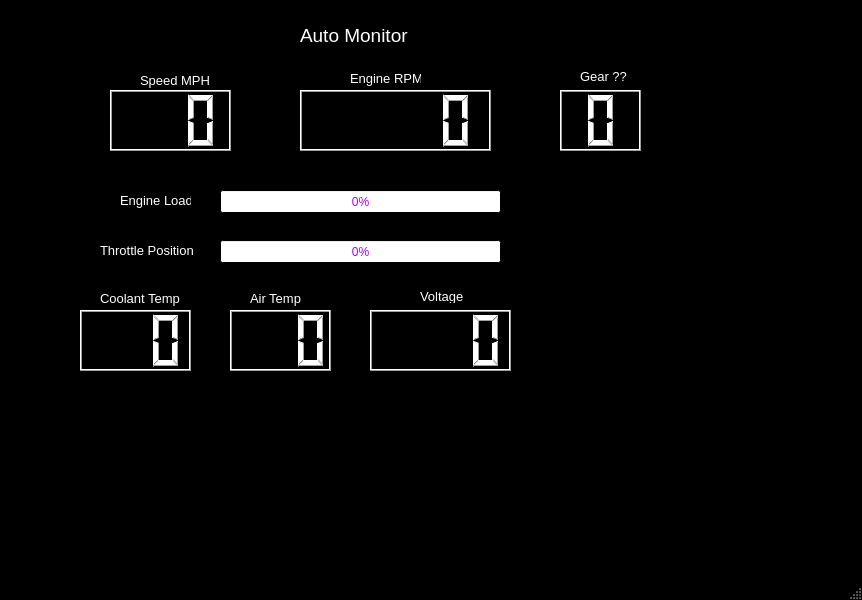
<?xml version="1.0" encoding="UTF-8"?>
<ui version="4.0">
 <class>MainWindow</class>
 <widget class="QMainWindow" name="MainWindow">
  <property name="geometry">
   <rect>
    <x>0</x>
    <y>0</y>
    <width>862</width>
    <height>600</height>
   </rect>
  </property>
  <property name="palette">
   <palette>
    <active>
     <colorrole role="Text">
      <brush brushstyle="SolidPattern">
       <color alpha="255">
        <red>170</red>
        <green>0</green>
        <blue>255</blue>
       </color>
      </brush>
     </colorrole>
     <colorrole role="ButtonText">
      <brush brushstyle="SolidPattern">
       <color alpha="255">
        <red>0</red>
        <green>170</green>
        <blue>255</blue>
       </color>
      </brush>
     </colorrole>
     <colorrole role="Base">
      <brush brushstyle="SolidPattern">
       <color alpha="255">
        <red>255</red>
        <green>255</green>
        <blue>255</blue>
       </color>
      </brush>
     </colorrole>
     <colorrole role="Window">
      <brush brushstyle="SolidPattern">
       <color alpha="255">
        <red>0</red>
        <green>0</green>
        <blue>0</blue>
       </color>
      </brush>
     </colorrole>
     <colorrole role="AlternateBase">
      <brush brushstyle="SolidPattern">
       <color alpha="255">
        <red>170</red>
        <green>170</green>
        <blue>255</blue>
       </color>
      </brush>
     </colorrole>
     <colorrole role="PlaceholderText">
      <brush brushstyle="SolidPattern">
       <color alpha="128">
        <red>170</red>
        <green>0</green>
        <blue>255</blue>
       </color>
      </brush>
     </colorrole>
    </active>
    <inactive>
     <colorrole role="Text">
      <brush brushstyle="SolidPattern">
       <color alpha="255">
        <red>170</red>
        <green>0</green>
        <blue>255</blue>
       </color>
      </brush>
     </colorrole>
     <colorrole role="ButtonText">
      <brush brushstyle="SolidPattern">
       <color alpha="255">
        <red>0</red>
        <green>170</green>
        <blue>255</blue>
       </color>
      </brush>
     </colorrole>
     <colorrole role="Base">
      <brush brushstyle="SolidPattern">
       <color alpha="255">
        <red>255</red>
        <green>255</green>
        <blue>255</blue>
       </color>
      </brush>
     </colorrole>
     <colorrole role="Window">
      <brush brushstyle="SolidPattern">
       <color alpha="255">
        <red>0</red>
        <green>0</green>
        <blue>0</blue>
       </color>
      </brush>
     </colorrole>
     <colorrole role="AlternateBase">
      <brush brushstyle="SolidPattern">
       <color alpha="255">
        <red>170</red>
        <green>170</green>
        <blue>255</blue>
       </color>
      </brush>
     </colorrole>
     <colorrole role="PlaceholderText">
      <brush brushstyle="SolidPattern">
       <color alpha="128">
        <red>170</red>
        <green>0</green>
        <blue>255</blue>
       </color>
      </brush>
     </colorrole>
    </inactive>
    <disabled>
     <colorrole role="Text">
      <brush brushstyle="SolidPattern">
       <color alpha="255">
        <red>106</red>
        <green>104</green>
        <blue>100</blue>
       </color>
      </brush>
     </colorrole>
     <colorrole role="ButtonText">
      <brush brushstyle="SolidPattern">
       <color alpha="255">
        <red>106</red>
        <green>104</green>
        <blue>100</blue>
       </color>
      </brush>
     </colorrole>
     <colorrole role="Base">
      <brush brushstyle="SolidPattern">
       <color alpha="255">
        <red>0</red>
        <green>0</green>
        <blue>0</blue>
       </color>
      </brush>
     </colorrole>
     <colorrole role="Window">
      <brush brushstyle="SolidPattern">
       <color alpha="255">
        <red>0</red>
        <green>0</green>
        <blue>0</blue>
       </color>
      </brush>
     </colorrole>
     <colorrole role="AlternateBase">
      <brush brushstyle="SolidPattern">
       <color alpha="255">
        <red>170</red>
        <green>170</green>
        <blue>255</blue>
       </color>
      </brush>
     </colorrole>
     <colorrole role="PlaceholderText">
      <brush brushstyle="SolidPattern">
       <color alpha="128">
        <red>0</red>
        <green>0</green>
        <blue>0</blue>
       </color>
      </brush>
     </colorrole>
    </disabled>
   </palette>
  </property>
  <property name="windowTitle">
   <string>Convertor</string>
  </property>
  <property name="windowOpacity">
   <double>1.000000000000000</double>
  </property>
  <widget class="QWidget" name="centralwidget">
   <widget class="QLabel" name="label">
    <property name="geometry">
     <rect>
      <x>300</x>
      <y>20</y>
      <width>191</width>
      <height>31</height>
     </rect>
    </property>
    <property name="palette">
     <palette>
      <active>
       <colorrole role="WindowText">
        <brush brushstyle="SolidPattern">
         <color alpha="255">
          <red>255</red>
          <green>255</green>
          <blue>255</blue>
         </color>
        </brush>
       </colorrole>
      </active>
      <inactive>
       <colorrole role="WindowText">
        <brush brushstyle="SolidPattern">
         <color alpha="255">
          <red>255</red>
          <green>255</green>
          <blue>255</blue>
         </color>
        </brush>
       </colorrole>
      </inactive>
      <disabled>
       <colorrole role="WindowText">
        <brush brushstyle="SolidPattern">
         <color alpha="255">
          <red>106</red>
          <green>104</green>
          <blue>100</blue>
         </color>
        </brush>
       </colorrole>
      </disabled>
     </palette>
    </property>
    <property name="font">
     <font>
      <pointsize>14</pointsize>
     </font>
    </property>
    <property name="text">
     <string>Auto Monitor</string>
    </property>
   </widget>
   <widget class="QProgressBar" name="gaugeLoad">
    <property name="geometry">
     <rect>
      <x>220</x>
      <y>190</y>
      <width>281</width>
      <height>23</height>
     </rect>
    </property>
    <property name="palette">
     <palette>
      <active>
       <colorrole role="WindowText">
        <brush brushstyle="SolidPattern">
         <color alpha="255">
          <red>255</red>
          <green>255</green>
          <blue>255</blue>
         </color>
        </brush>
       </colorrole>
       <colorrole role="ButtonText">
        <brush brushstyle="SolidPattern">
         <color alpha="255">
          <red>0</red>
          <green>0</green>
          <blue>0</blue>
         </color>
        </brush>
       </colorrole>
       <colorrole role="Highlight">
        <brush brushstyle="SolidPattern">
         <color alpha="255">
          <red>0</red>
          <green>170</green>
          <blue>255</blue>
         </color>
        </brush>
       </colorrole>
      </active>
      <inactive>
       <colorrole role="WindowText">
        <brush brushstyle="SolidPattern">
         <color alpha="255">
          <red>255</red>
          <green>255</green>
          <blue>255</blue>
         </color>
        </brush>
       </colorrole>
       <colorrole role="ButtonText">
        <brush brushstyle="SolidPattern">
         <color alpha="255">
          <red>0</red>
          <green>0</green>
          <blue>0</blue>
         </color>
        </brush>
       </colorrole>
       <colorrole role="Highlight">
        <brush brushstyle="SolidPattern">
         <color alpha="255">
          <red>0</red>
          <green>170</green>
          <blue>255</blue>
         </color>
        </brush>
       </colorrole>
      </inactive>
      <disabled>
       <colorrole role="WindowText">
        <brush brushstyle="SolidPattern">
         <color alpha="255">
          <red>106</red>
          <green>104</green>
          <blue>100</blue>
         </color>
        </brush>
       </colorrole>
       <colorrole role="ButtonText">
        <brush brushstyle="SolidPattern">
         <color alpha="255">
          <red>106</red>
          <green>104</green>
          <blue>100</blue>
         </color>
        </brush>
       </colorrole>
       <colorrole role="Highlight">
        <brush brushstyle="SolidPattern">
         <color alpha="255">
          <red>10</red>
          <green>36</green>
          <blue>106</blue>
         </color>
        </brush>
       </colorrole>
      </disabled>
     </palette>
    </property>
    <property name="value">
     <number>0</number>
    </property>
   </widget>
   <widget class="QProgressBar" name="gaugeThrottle">
    <property name="geometry">
     <rect>
      <x>220</x>
      <y>240</y>
      <width>281</width>
      <height>23</height>
     </rect>
    </property>
    <property name="palette">
     <palette>
      <active>
       <colorrole role="WindowText">
        <brush brushstyle="SolidPattern">
         <color alpha="255">
          <red>255</red>
          <green>255</green>
          <blue>255</blue>
         </color>
        </brush>
       </colorrole>
       <colorrole role="Midlight">
        <brush brushstyle="SolidPattern">
         <color alpha="255">
          <red>170</red>
          <green>255</green>
          <blue>255</blue>
         </color>
        </brush>
       </colorrole>
       <colorrole role="Highlight">
        <brush brushstyle="SolidPattern">
         <color alpha="255">
          <red>0</red>
          <green>170</green>
          <blue>255</blue>
         </color>
        </brush>
       </colorrole>
      </active>
      <inactive>
       <colorrole role="WindowText">
        <brush brushstyle="SolidPattern">
         <color alpha="255">
          <red>255</red>
          <green>255</green>
          <blue>255</blue>
         </color>
        </brush>
       </colorrole>
       <colorrole role="Midlight">
        <brush brushstyle="SolidPattern">
         <color alpha="255">
          <red>170</red>
          <green>255</green>
          <blue>255</blue>
         </color>
        </brush>
       </colorrole>
       <colorrole role="Highlight">
        <brush brushstyle="SolidPattern">
         <color alpha="255">
          <red>0</red>
          <green>170</green>
          <blue>255</blue>
         </color>
        </brush>
       </colorrole>
      </inactive>
      <disabled>
       <colorrole role="WindowText">
        <brush brushstyle="SolidPattern">
         <color alpha="255">
          <red>106</red>
          <green>104</green>
          <blue>100</blue>
         </color>
        </brush>
       </colorrole>
       <colorrole role="Midlight">
        <brush brushstyle="SolidPattern">
         <color alpha="255">
          <red>170</red>
          <green>255</green>
          <blue>255</blue>
         </color>
        </brush>
       </colorrole>
       <colorrole role="Highlight">
        <brush brushstyle="SolidPattern">
         <color alpha="255">
          <red>10</red>
          <green>36</green>
          <blue>106</blue>
         </color>
        </brush>
       </colorrole>
      </disabled>
     </palette>
    </property>
    <property name="value">
     <number>0</number>
    </property>
   </widget>
   <widget class="QLCDNumber" name="lcdSpeed">
    <property name="geometry">
     <rect>
      <x>110</x>
      <y>90</y>
      <width>121</width>
      <height>61</height>
     </rect>
    </property>
    <property name="palette">
     <palette>
      <active>
       <colorrole role="WindowText">
        <brush brushstyle="SolidPattern">
         <color alpha="255">
          <red>255</red>
          <green>255</green>
          <blue>255</blue>
         </color>
        </brush>
       </colorrole>
      </active>
      <inactive>
       <colorrole role="WindowText">
        <brush brushstyle="SolidPattern">
         <color alpha="255">
          <red>255</red>
          <green>255</green>
          <blue>255</blue>
         </color>
        </brush>
       </colorrole>
      </inactive>
      <disabled>
       <colorrole role="WindowText">
        <brush brushstyle="SolidPattern">
         <color alpha="255">
          <red>106</red>
          <green>104</green>
          <blue>100</blue>
         </color>
        </brush>
       </colorrole>
      </disabled>
     </palette>
    </property>
    <property name="digitCount">
     <number>3</number>
    </property>
   </widget>
   <widget class="QLCDNumber" name="lcdRPM">
    <property name="geometry">
     <rect>
      <x>300</x>
      <y>90</y>
      <width>191</width>
      <height>61</height>
     </rect>
    </property>
    <property name="palette">
     <palette>
      <active>
       <colorrole role="WindowText">
        <brush brushstyle="SolidPattern">
         <color alpha="255">
          <red>255</red>
          <green>255</green>
          <blue>255</blue>
         </color>
        </brush>
       </colorrole>
      </active>
      <inactive>
       <colorrole role="WindowText">
        <brush brushstyle="SolidPattern">
         <color alpha="255">
          <red>255</red>
          <green>255</green>
          <blue>255</blue>
         </color>
        </brush>
       </colorrole>
      </inactive>
      <disabled>
       <colorrole role="WindowText">
        <brush brushstyle="SolidPattern">
         <color alpha="255">
          <red>106</red>
          <green>104</green>
          <blue>100</blue>
         </color>
        </brush>
       </colorrole>
      </disabled>
     </palette>
    </property>
   </widget>
   <widget class="QLCDNumber" name="lcdGear">
    <property name="geometry">
     <rect>
      <x>560</x>
      <y>90</y>
      <width>81</width>
      <height>61</height>
     </rect>
    </property>
    <property name="palette">
     <palette>
      <active>
       <colorrole role="WindowText">
        <brush brushstyle="SolidPattern">
         <color alpha="255">
          <red>255</red>
          <green>255</green>
          <blue>255</blue>
         </color>
        </brush>
       </colorrole>
      </active>
      <inactive>
       <colorrole role="WindowText">
        <brush brushstyle="SolidPattern">
         <color alpha="255">
          <red>255</red>
          <green>255</green>
          <blue>255</blue>
         </color>
        </brush>
       </colorrole>
      </inactive>
      <disabled>
       <colorrole role="WindowText">
        <brush brushstyle="SolidPattern">
         <color alpha="255">
          <red>106</red>
          <green>104</green>
          <blue>100</blue>
         </color>
        </brush>
       </colorrole>
      </disabled>
     </palette>
    </property>
    <property name="digitCount">
     <number>1</number>
    </property>
   </widget>
   <widget class="QLabel" name="label_2">
    <property name="geometry">
     <rect>
      <x>140</x>
      <y>70</y>
      <width>71</width>
      <height>20</height>
     </rect>
    </property>
    <property name="palette">
     <palette>
      <active>
       <colorrole role="WindowText">
        <brush brushstyle="SolidPattern">
         <color alpha="255">
          <red>255</red>
          <green>255</green>
          <blue>255</blue>
         </color>
        </brush>
       </colorrole>
      </active>
      <inactive>
       <colorrole role="WindowText">
        <brush brushstyle="SolidPattern">
         <color alpha="255">
          <red>255</red>
          <green>255</green>
          <blue>255</blue>
         </color>
        </brush>
       </colorrole>
      </inactive>
      <disabled>
       <colorrole role="WindowText">
        <brush brushstyle="SolidPattern">
         <color alpha="255">
          <red>106</red>
          <green>104</green>
          <blue>100</blue>
         </color>
        </brush>
       </colorrole>
      </disabled>
     </palette>
    </property>
    <property name="font">
     <font>
      <pointsize>10</pointsize>
     </font>
    </property>
    <property name="text">
     <string>Speed MPH</string>
    </property>
   </widget>
   <widget class="QLabel" name="label_3">
    <property name="geometry">
     <rect>
      <x>350</x>
      <y>70</y>
      <width>71</width>
      <height>16</height>
     </rect>
    </property>
    <property name="palette">
     <palette>
      <active>
       <colorrole role="WindowText">
        <brush brushstyle="SolidPattern">
         <color alpha="255">
          <red>255</red>
          <green>255</green>
          <blue>255</blue>
         </color>
        </brush>
       </colorrole>
      </active>
      <inactive>
       <colorrole role="WindowText">
        <brush brushstyle="SolidPattern">
         <color alpha="255">
          <red>255</red>
          <green>255</green>
          <blue>255</blue>
         </color>
        </brush>
       </colorrole>
      </inactive>
      <disabled>
       <colorrole role="WindowText">
        <brush brushstyle="SolidPattern">
         <color alpha="255">
          <red>106</red>
          <green>104</green>
          <blue>100</blue>
         </color>
        </brush>
       </colorrole>
      </disabled>
     </palette>
    </property>
    <property name="font">
     <font>
      <pointsize>10</pointsize>
     </font>
    </property>
    <property name="text">
     <string>Engine RPM</string>
    </property>
   </widget>
   <widget class="QLabel" name="label_4">
    <property name="geometry">
     <rect>
      <x>580</x>
      <y>70</y>
      <width>47</width>
      <height>13</height>
     </rect>
    </property>
    <property name="palette">
     <palette>
      <active>
       <colorrole role="WindowText">
        <brush brushstyle="SolidPattern">
         <color alpha="255">
          <red>255</red>
          <green>255</green>
          <blue>255</blue>
         </color>
        </brush>
       </colorrole>
      </active>
      <inactive>
       <colorrole role="WindowText">
        <brush brushstyle="SolidPattern">
         <color alpha="255">
          <red>255</red>
          <green>255</green>
          <blue>255</blue>
         </color>
        </brush>
       </colorrole>
      </inactive>
      <disabled>
       <colorrole role="WindowText">
        <brush brushstyle="SolidPattern">
         <color alpha="255">
          <red>106</red>
          <green>104</green>
          <blue>100</blue>
         </color>
        </brush>
       </colorrole>
      </disabled>
     </palette>
    </property>
    <property name="font">
     <font>
      <pointsize>10</pointsize>
     </font>
    </property>
    <property name="text">
     <string>Gear ??</string>
    </property>
   </widget>
   <widget class="QLabel" name="label_5">
    <property name="geometry">
     <rect>
      <x>120</x>
      <y>190</y>
      <width>71</width>
      <height>20</height>
     </rect>
    </property>
    <property name="palette">
     <palette>
      <active>
       <colorrole role="WindowText">
        <brush brushstyle="SolidPattern">
         <color alpha="255">
          <red>255</red>
          <green>255</green>
          <blue>255</blue>
         </color>
        </brush>
       </colorrole>
      </active>
      <inactive>
       <colorrole role="WindowText">
        <brush brushstyle="SolidPattern">
         <color alpha="255">
          <red>255</red>
          <green>255</green>
          <blue>255</blue>
         </color>
        </brush>
       </colorrole>
      </inactive>
      <disabled>
       <colorrole role="WindowText">
        <brush brushstyle="SolidPattern">
         <color alpha="255">
          <red>106</red>
          <green>104</green>
          <blue>100</blue>
         </color>
        </brush>
       </colorrole>
      </disabled>
     </palette>
    </property>
    <property name="font">
     <font>
      <pointsize>10</pointsize>
     </font>
    </property>
    <property name="text">
     <string>Engine Load</string>
    </property>
   </widget>
   <widget class="QLabel" name="label_6">
    <property name="geometry">
     <rect>
      <x>100</x>
      <y>240</y>
      <width>101</width>
      <height>20</height>
     </rect>
    </property>
    <property name="palette">
     <palette>
      <active>
       <colorrole role="WindowText">
        <brush brushstyle="SolidPattern">
         <color alpha="255">
          <red>255</red>
          <green>255</green>
          <blue>255</blue>
         </color>
        </brush>
       </colorrole>
      </active>
      <inactive>
       <colorrole role="WindowText">
        <brush brushstyle="SolidPattern">
         <color alpha="255">
          <red>255</red>
          <green>255</green>
          <blue>255</blue>
         </color>
        </brush>
       </colorrole>
      </inactive>
      <disabled>
       <colorrole role="WindowText">
        <brush brushstyle="SolidPattern">
         <color alpha="255">
          <red>106</red>
          <green>104</green>
          <blue>100</blue>
         </color>
        </brush>
       </colorrole>
      </disabled>
     </palette>
    </property>
    <property name="font">
     <font>
      <pointsize>10</pointsize>
     </font>
    </property>
    <property name="text">
     <string>Throttle Position</string>
    </property>
   </widget>
   <widget class="QLabel" name="label_7">
    <property name="geometry">
     <rect>
      <x>100</x>
      <y>290</y>
      <width>81</width>
      <height>16</height>
     </rect>
    </property>
    <property name="palette">
     <palette>
      <active>
       <colorrole role="WindowText">
        <brush brushstyle="SolidPattern">
         <color alpha="255">
          <red>255</red>
          <green>255</green>
          <blue>255</blue>
         </color>
        </brush>
       </colorrole>
      </active>
      <inactive>
       <colorrole role="WindowText">
        <brush brushstyle="SolidPattern">
         <color alpha="255">
          <red>255</red>
          <green>255</green>
          <blue>255</blue>
         </color>
        </brush>
       </colorrole>
      </inactive>
      <disabled>
       <colorrole role="WindowText">
        <brush brushstyle="SolidPattern">
         <color alpha="255">
          <red>106</red>
          <green>104</green>
          <blue>100</blue>
         </color>
        </brush>
       </colorrole>
      </disabled>
     </palette>
    </property>
    <property name="font">
     <font>
      <pointsize>10</pointsize>
     </font>
    </property>
    <property name="text">
     <string>Coolant Temp</string>
    </property>
   </widget>
   <widget class="QLabel" name="label_8">
    <property name="geometry">
     <rect>
      <x>250</x>
      <y>290</y>
      <width>61</width>
      <height>16</height>
     </rect>
    </property>
    <property name="palette">
     <palette>
      <active>
       <colorrole role="WindowText">
        <brush brushstyle="SolidPattern">
         <color alpha="255">
          <red>255</red>
          <green>255</green>
          <blue>255</blue>
         </color>
        </brush>
       </colorrole>
      </active>
      <inactive>
       <colorrole role="WindowText">
        <brush brushstyle="SolidPattern">
         <color alpha="255">
          <red>255</red>
          <green>255</green>
          <blue>255</blue>
         </color>
        </brush>
       </colorrole>
      </inactive>
      <disabled>
       <colorrole role="WindowText">
        <brush brushstyle="SolidPattern">
         <color alpha="255">
          <red>106</red>
          <green>104</green>
          <blue>100</blue>
         </color>
        </brush>
       </colorrole>
      </disabled>
     </palette>
    </property>
    <property name="font">
     <font>
      <pointsize>10</pointsize>
     </font>
    </property>
    <property name="text">
     <string>Air Temp</string>
    </property>
   </widget>
   <widget class="QLCDNumber" name="lcdCoolantTemp">
    <property name="geometry">
     <rect>
      <x>80</x>
      <y>310</y>
      <width>111</width>
      <height>61</height>
     </rect>
    </property>
    <property name="palette">
     <palette>
      <active>
       <colorrole role="WindowText">
        <brush brushstyle="SolidPattern">
         <color alpha="255">
          <red>255</red>
          <green>255</green>
          <blue>255</blue>
         </color>
        </brush>
       </colorrole>
       <colorrole role="Light">
        <brush brushstyle="SolidPattern">
         <color alpha="255">
          <red>255</red>
          <green>255</green>
          <blue>255</blue>
         </color>
        </brush>
       </colorrole>
       <colorrole role="ToolTipText">
        <brush brushstyle="SolidPattern">
         <color alpha="255">
          <red>255</red>
          <green>0</green>
          <blue>0</blue>
         </color>
        </brush>
       </colorrole>
      </active>
      <inactive>
       <colorrole role="WindowText">
        <brush brushstyle="SolidPattern">
         <color alpha="255">
          <red>255</red>
          <green>255</green>
          <blue>255</blue>
         </color>
        </brush>
       </colorrole>
       <colorrole role="Light">
        <brush brushstyle="SolidPattern">
         <color alpha="255">
          <red>255</red>
          <green>255</green>
          <blue>255</blue>
         </color>
        </brush>
       </colorrole>
       <colorrole role="ToolTipText">
        <brush brushstyle="SolidPattern">
         <color alpha="255">
          <red>255</red>
          <green>0</green>
          <blue>0</blue>
         </color>
        </brush>
       </colorrole>
      </inactive>
      <disabled>
       <colorrole role="WindowText">
        <brush brushstyle="SolidPattern">
         <color alpha="255">
          <red>106</red>
          <green>104</green>
          <blue>100</blue>
         </color>
        </brush>
       </colorrole>
       <colorrole role="Light">
        <brush brushstyle="SolidPattern">
         <color alpha="255">
          <red>255</red>
          <green>255</green>
          <blue>255</blue>
         </color>
        </brush>
       </colorrole>
       <colorrole role="ToolTipText">
        <brush brushstyle="SolidPattern">
         <color alpha="255">
          <red>255</red>
          <green>0</green>
          <blue>0</blue>
         </color>
        </brush>
       </colorrole>
      </disabled>
     </palette>
    </property>
    <property name="digitCount">
     <number>3</number>
    </property>
   </widget>
   <widget class="QLCDNumber" name="lcdAirTemp">
    <property name="geometry">
     <rect>
      <x>230</x>
      <y>310</y>
      <width>101</width>
      <height>61</height>
     </rect>
    </property>
    <property name="palette">
     <palette>
      <active>
       <colorrole role="WindowText">
        <brush brushstyle="SolidPattern">
         <color alpha="255">
          <red>255</red>
          <green>255</green>
          <blue>255</blue>
         </color>
        </brush>
       </colorrole>
       <colorrole role="Light">
        <brush brushstyle="SolidPattern">
         <color alpha="255">
          <red>255</red>
          <green>255</green>
          <blue>255</blue>
         </color>
        </brush>
       </colorrole>
      </active>
      <inactive>
       <colorrole role="WindowText">
        <brush brushstyle="SolidPattern">
         <color alpha="255">
          <red>255</red>
          <green>255</green>
          <blue>255</blue>
         </color>
        </brush>
       </colorrole>
       <colorrole role="Light">
        <brush brushstyle="SolidPattern">
         <color alpha="255">
          <red>255</red>
          <green>255</green>
          <blue>255</blue>
         </color>
        </brush>
       </colorrole>
      </inactive>
      <disabled>
       <colorrole role="WindowText">
        <brush brushstyle="SolidPattern">
         <color alpha="255">
          <red>106</red>
          <green>104</green>
          <blue>100</blue>
         </color>
        </brush>
       </colorrole>
       <colorrole role="Light">
        <brush brushstyle="SolidPattern">
         <color alpha="255">
          <red>255</red>
          <green>255</green>
          <blue>255</blue>
         </color>
        </brush>
       </colorrole>
      </disabled>
     </palette>
    </property>
    <property name="digitCount">
     <number>3</number>
    </property>
    <property name="segmentStyle">
     <enum>QLCDNumber::Filled</enum>
    </property>
   </widget>
   <widget class="QLCDNumber" name="lcdVoltage">
    <property name="geometry">
     <rect>
      <x>370</x>
      <y>310</y>
      <width>141</width>
      <height>61</height>
     </rect>
    </property>
    <property name="palette">
     <palette>
      <active>
       <colorrole role="WindowText">
        <brush brushstyle="SolidPattern">
         <color alpha="255">
          <red>255</red>
          <green>255</green>
          <blue>255</blue>
         </color>
        </brush>
       </colorrole>
       <colorrole role="Button">
        <brush brushstyle="SolidPattern">
         <color alpha="255">
          <red>0</red>
          <green>170</green>
          <blue>127</blue>
         </color>
        </brush>
       </colorrole>
       <colorrole role="Light">
        <brush brushstyle="SolidPattern">
         <color alpha="255">
          <red>255</red>
          <green>255</green>
          <blue>255</blue>
         </color>
        </brush>
       </colorrole>
       <colorrole role="ToolTipText">
        <brush brushstyle="SolidPattern">
         <color alpha="255">
          <red>255</red>
          <green>0</green>
          <blue>0</blue>
         </color>
        </brush>
       </colorrole>
      </active>
      <inactive>
       <colorrole role="WindowText">
        <brush brushstyle="SolidPattern">
         <color alpha="255">
          <red>255</red>
          <green>255</green>
          <blue>255</blue>
         </color>
        </brush>
       </colorrole>
       <colorrole role="Button">
        <brush brushstyle="SolidPattern">
         <color alpha="255">
          <red>0</red>
          <green>170</green>
          <blue>127</blue>
         </color>
        </brush>
       </colorrole>
       <colorrole role="Light">
        <brush brushstyle="SolidPattern">
         <color alpha="255">
          <red>255</red>
          <green>255</green>
          <blue>255</blue>
         </color>
        </brush>
       </colorrole>
       <colorrole role="ToolTipText">
        <brush brushstyle="SolidPattern">
         <color alpha="255">
          <red>255</red>
          <green>0</green>
          <blue>0</blue>
         </color>
        </brush>
       </colorrole>
      </inactive>
      <disabled>
       <colorrole role="WindowText">
        <brush brushstyle="SolidPattern">
         <color alpha="255">
          <red>106</red>
          <green>104</green>
          <blue>100</blue>
         </color>
        </brush>
       </colorrole>
       <colorrole role="Button">
        <brush brushstyle="SolidPattern">
         <color alpha="255">
          <red>0</red>
          <green>170</green>
          <blue>127</blue>
         </color>
        </brush>
       </colorrole>
       <colorrole role="Light">
        <brush brushstyle="SolidPattern">
         <color alpha="255">
          <red>255</red>
          <green>255</green>
          <blue>255</blue>
         </color>
        </brush>
       </colorrole>
       <colorrole role="ToolTipText">
        <brush brushstyle="SolidPattern">
         <color alpha="255">
          <red>255</red>
          <green>0</green>
          <blue>0</blue>
         </color>
        </brush>
       </colorrole>
      </disabled>
     </palette>
    </property>
    <property name="frameShadow">
     <enum>QFrame::Raised</enum>
    </property>
    <property name="midLineWidth">
     <number>0</number>
    </property>
    <property name="smallDecimalPoint">
     <bool>false</bool>
    </property>
    <property name="digitCount">
     <number>4</number>
    </property>
    <property name="segmentStyle">
     <enum>QLCDNumber::Filled</enum>
    </property>
    <property name="intValue" stdset="0">
     <number>0</number>
    </property>
   </widget>
   <widget class="QLabel" name="label_9">
    <property name="geometry">
     <rect>
      <x>420</x>
      <y>290</y>
      <width>47</width>
      <height>13</height>
     </rect>
    </property>
    <property name="palette">
     <palette>
      <active>
       <colorrole role="WindowText">
        <brush brushstyle="SolidPattern">
         <color alpha="255">
          <red>255</red>
          <green>255</green>
          <blue>255</blue>
         </color>
        </brush>
       </colorrole>
      </active>
      <inactive>
       <colorrole role="WindowText">
        <brush brushstyle="SolidPattern">
         <color alpha="255">
          <red>255</red>
          <green>255</green>
          <blue>255</blue>
         </color>
        </brush>
       </colorrole>
      </inactive>
      <disabled>
       <colorrole role="WindowText">
        <brush brushstyle="SolidPattern">
         <color alpha="255">
          <red>106</red>
          <green>104</green>
          <blue>100</blue>
         </color>
        </brush>
       </colorrole>
      </disabled>
     </palette>
    </property>
    <property name="font">
     <font>
      <pointsize>10</pointsize>
     </font>
    </property>
    <property name="text">
     <string>Voltage</string>
    </property>
   </widget>
  </widget>
  <widget class="QStatusBar" name="statusbar"/>
 </widget>
 <resources/>
 <connections/>
</ui>
